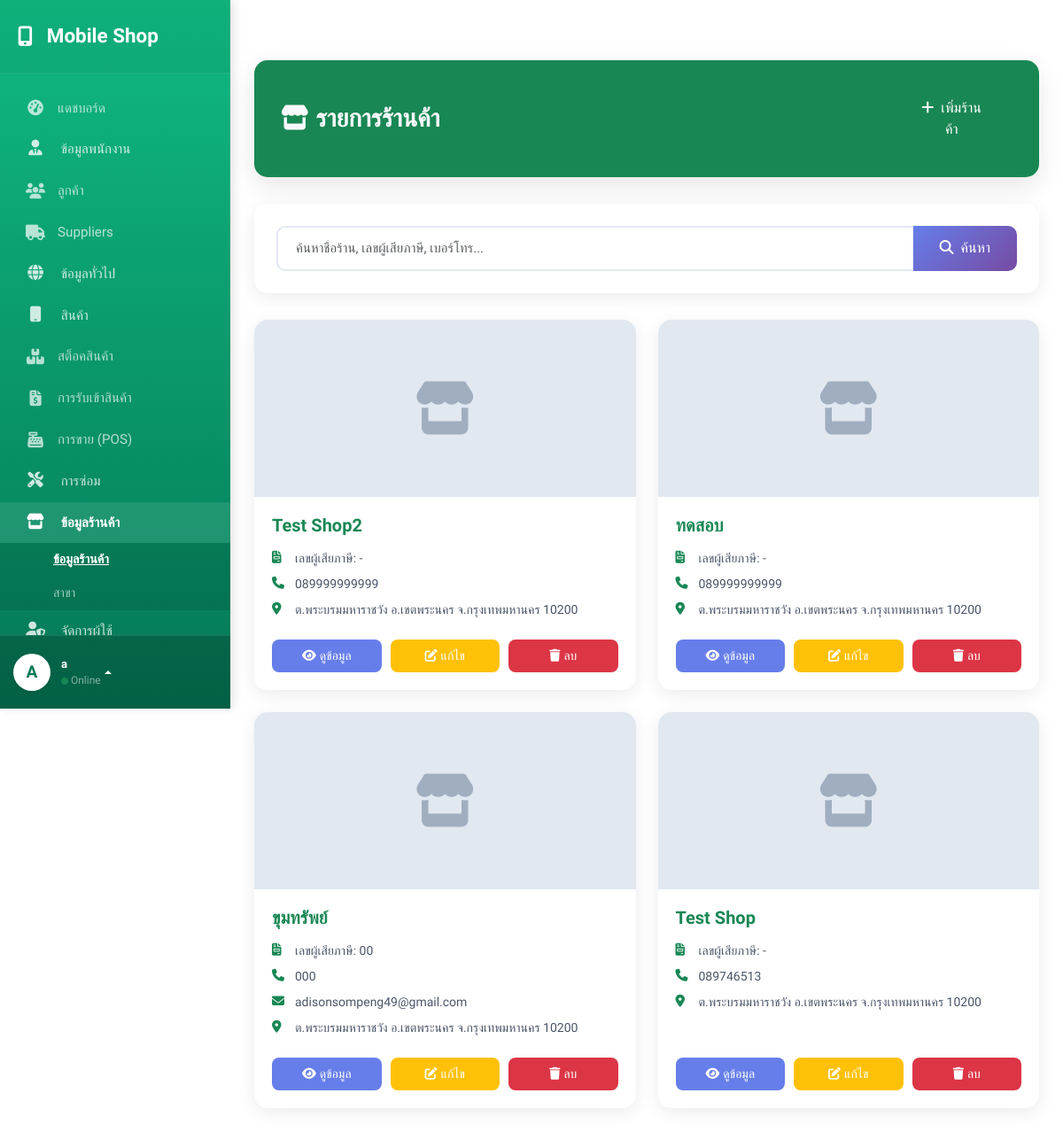
The page /shop/shop.php (signed in) on the database as committed earlier.
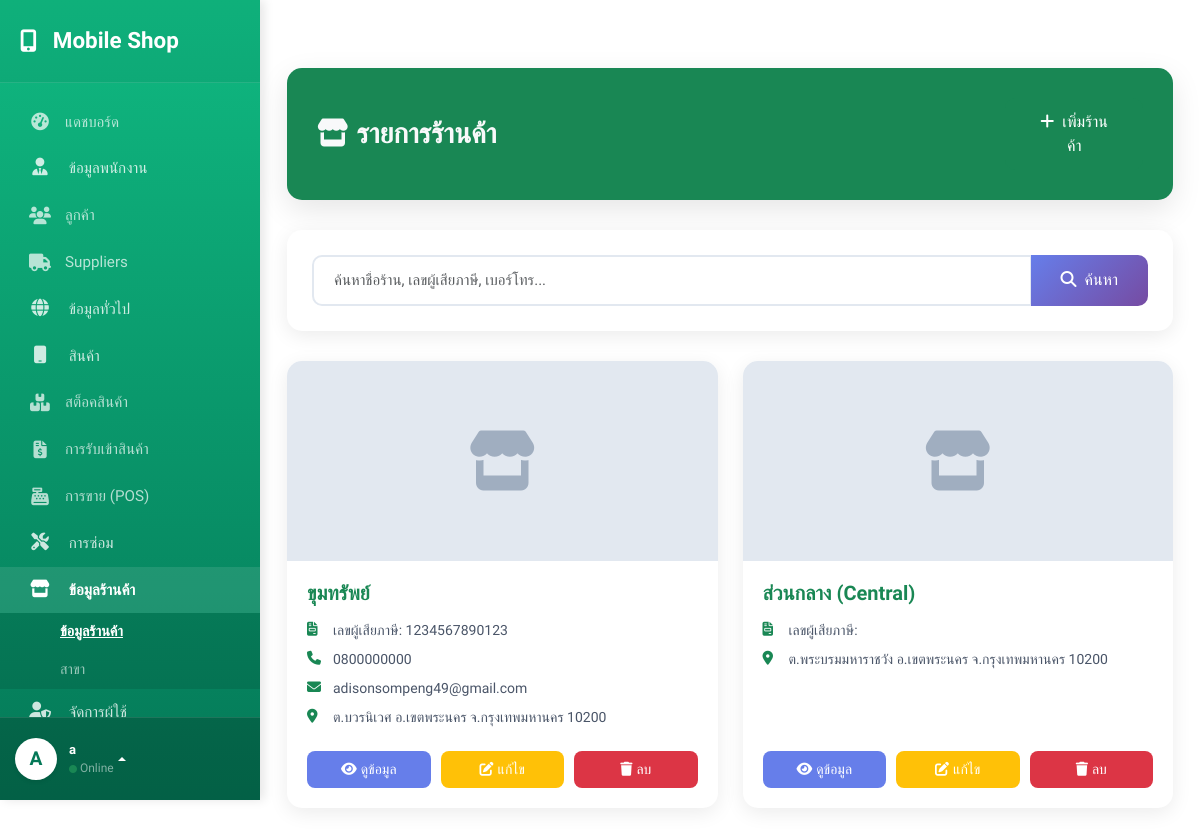
The same page on the database as committed later.
### tables this page shows
CREATE TABLE `shop_info` (
  `shop_id` int(3) NOT NULL,
  `shop_name` varchar(50) NOT NULL,
  `tax_id` varchar(20) NOT NULL,
  `shop_phone` varchar(20) NOT NULL,
  `shop_email` varchar(50) DEFAULT NULL,
  `logo` varchar(255) DEFAULT NULL,
  `create_at` datetime NOT NULL DEFAULT current_timestamp(),
  `update_at` datetime NOT NULL DEFAULT current_timestamp(),
  `Addresses_address_id` int(6) NOT NULL,
  `shop_app_password` varchar(50) DEFAULT NULL COMMENT 'รหัสผ่านแอปสำหรับส่งอีเมล',
  `promptpay_number` varchar(20) DEFAULT NULL COMMENT 'เบอร์พร้อมเพย์หรือเลขบัญชีสำหรับรับเงิน'
);

### global/sidebar.php (called while the page is built, shortened)
<?php
require_once '../config/config.php';
$sidebar_uid = $_SESSION['user_id'] ?? 0;
function isActive($keywords)
{
    $current_url = $_SERVER['PHP_SELF'];
    if (!is_array($keywords)) $keywords = [$keywords];
    foreach ($keywords as $key) {
        if (strpos($current_url, $key) !== false) return 'active';
    }
    return '';
}
?>
        <?php if (hasPermission($conn, $sidebar_uid, 'menu_manage_users')): ?>
                <?php if (hasPermission($conn, $sidebar_uid, 'user_list')):  ?>
                    <a href="../users/user_list.php" class="list-group-item list-group-item-action <?= isActive('user_list.php') ?>">รายชื่อผู้ใช้</a>
                <?php endif; ?>
        <?php endif; ?>

### config/functions.php (called while the page is built, shortened)
<?php
function hasPermission($conn, $user_id, $permission_name)
{
    $sql = "SELECT 1
            FROM user_roles ur
            JOIN role_permissions rp ON ur.roles_role_id = rp.roles_role_id
            JOIN permissions p ON rp.permissions_permission_id = p.permission_id
            WHERE ur.users_user_id = ?
            AND p.permission_name = ?
            LIMIT 1";
    $stmt = $conn->prepare($sql);
    $stmt->bind_param("is", $user_id, $permission_name);
    $stmt->execute();
    $result = $stmt->get_result();
    $has_perm = ($result->num_rows > 0);
    return $has_perm;
}

### shop/shop.php (the view, shortened to what the changed rows need)
<?php
require_once '../config/config.php';
$sql = "SELECT
            s.shop_id, s.shop_name, s.tax_id, s.shop_phone, s.shop_email, s.logo,
            a.home_no, a.moo, a.soi, a.road, a.village,
            sub.subdistrict_name_th, sub.zip_code,
            d.district_name_th,
            p.province_name_th
        FROM shop_info s
        LEFT JOIN addresses a ON s.Addresses_address_id = a.address_id
        LEFT JOIN subdistricts sub ON a.subdistricts_subdistrict_id = sub.subdistrict_id
        LEFT JOIN districts d ON sub.districts_district_id = d.district_id
        LEFT JOIN provinces p ON d.provinces_province_id = p.province_id
        WHERE 1=1";
$sql .= " ORDER BY s.shop_id DESC";
$result = mysqli_query($conn, $sql);
function truncateText($text, $length = 50) {
    return $text;
}
function formatAddress($shop) {
    $address_parts = [];
    if (!empty($shop['subdistrict_name_th'])) $address_parts[] = "ต." . $shop['subdistrict_name_th'];
    if (!empty($shop['district_name_th'])) $address_parts[] = "อ." . $shop['district_name_th'];
    if (!empty($shop['province_name_th'])) $address_parts[] = "จ." . $shop['province_name_th'];
    if (!empty($shop['zip_code'])) $address_parts[] = $shop['zip_code'];
    return !empty($address_parts) ? implode(' ', $address_parts) : '-';
}
?>
<!DOCTYPE html>
<html lang="th">
<head>
    <link href="https://cdn.jsdelivr.net/npm/bootstrap@5.3.3/dist/css/bootstrap.min.css" rel="stylesheet">
    <link rel="stylesheet" href="https://cdnjs.cloudflare.com/ajax/libs/font-awesome/6.5.1/css/all.min.css">
    <?php require '../config/load_theme.php'; ?>
</head>
<body>
    <div class="d-flex" id="wrapper">
        <?php include '../global/sidebar.php'; ?>
        <div class="main-content w-100">
            <div class="container-fluid py-4">
                <div class="container my-4">
                    <?php if (mysqli_num_rows($result) > 0): ?>
                        <div class="shop-grid">
                            <?php while ($shop = mysqli_fetch_assoc($result)): ?>
                                <div class="shop-card">
                                    <div class="shop-image">
                                        <?php if (!empty($shop['logo'])): ?>
                                            <?php
                                            $images = explode(',', $shop['logo']);
                                            $first_image = trim($images[0]);
                                            $img_path = "../uploads/shops/" . $first_image;
                                            ?>
                                            <img src="<?= htmlspecialchars($img_path) ?>"
                                                alt="<?= htmlspecialchars($shop['shop_name']) ?>"
                                                onerror="this.style.display='none'; this.parentElement.innerHTML='<i class=\'fas fa-store\'></i>';">
                                        <?php else: ?>
                                            <i class="fas fa-store"></i>
                                        <?php endif; ?>
                                    </div>
                                    <div class="shop-body">
                                        <h5 class="shop-title"><?= htmlspecialchars($shop['shop_name']) ?></h5>
                                        <div class="shop-info">
                                            <i class="fas fa-file-invoice"></i>
                                            <span>เลขผู้เสียภาษี: <?= htmlspecialchars($shop['tax_id'] ?? '-') ?></span>
                                        </div>
                                        <?php if (!empty($shop['shop_phone'])): ?>
                                            <div class="shop-info">
                                                <i class="fas fa-phone"></i>
                                                <span><?= htmlspecialchars($shop['shop_phone']) ?></span>
                                            </div>
                                        <?php endif; ?>
                                        <?php if (!empty($shop['shop_email'])): ?>
                                            <div class="shop-info">
                                                <i class="fas fa-envelope"></i>
                                                <span><?= htmlspecialchars($shop['shop_email']) ?></span>
                                            </div>
                                        <?php endif; ?>
                                        <div class="shop-info">
                                            <i class="fas fa-map-marker-alt"></i>
                                            <span><?= truncateText(formatAddress($shop), 60) ?></span>
                                        </div>
                                        <div class="shop-actions">
                                            <a href="view_shop.php?id=<?= $shop['shop_id'] ?>" class="btn-action btn-view">
                                                <i class="fas fa-eye me-1"></i>ดูข้อมูล
                                            </a>
                                            <a href="edit_shop.php?id=<?= $shop['shop_id'] ?>" class="btn-action btn-edit">
                                                <i class="fas fa-edit me-1"></i>แก้ไข
                                            </a>
                                            <a href="javascript:void(0);" class="btn-action btn-delete"
                                                onclick="confirmDelete(<?= $shop['shop_id'] ?>, '<?= htmlspecialchars($shop['shop_name']) ?>')">
                                                <i class="fas fa-trash me-1"></i>ลบ
                                            </a>
                                        </div>
                                    </div>
                                </div>
                            <?php endwhile; ?>
                        </div>
                    <?php endif; ?>
                </div>
            </div>
        </div>
    </div>
</body>
</html>

Rows that differ between the two databases and show on the page:
removed shop_info: shop_name "Test Shop2", tax "-", shop_phone "089999999999", shop "ต.พระบรมมหาราชวัง อ.เขตพระนคร จ.กรุงเทพมหานคร 10200"
removed shop_info: shop_name "ทดสอบ", tax "-", shop_phone "089999999999", shop "ต.พระบรมมหาราชวัง อ.เขตพระนคร จ.กรุงเทพมหานคร 10200"
removed shop_info: shop_name "Test Shop", tax "-", shop_phone "089746513", shop "ต.พระบรมมหาราชวัง อ.เขตพระนคร จ.กรุงเทพมหานคร 10200"
changed shop_info "ขุมทรัพย์": tax "00" → "1234567890123"; shop_phone "000" → "0800000000"; shop "ต.พระบรมมหาราชวัง อ.เขตพระนคร จ.กรุงเทพมหานคร 10200" → "ต.บวรนิเวศ อ.เขตพระนคร จ.กรุงเทพมหานคร 10200"
added shop_info: shop_name "ส่วนกลาง (Central)", shop "ต.พระบรมมหาราชวัง อ.เขตพระนคร จ.กรุงเทพมหานคร 10200"
